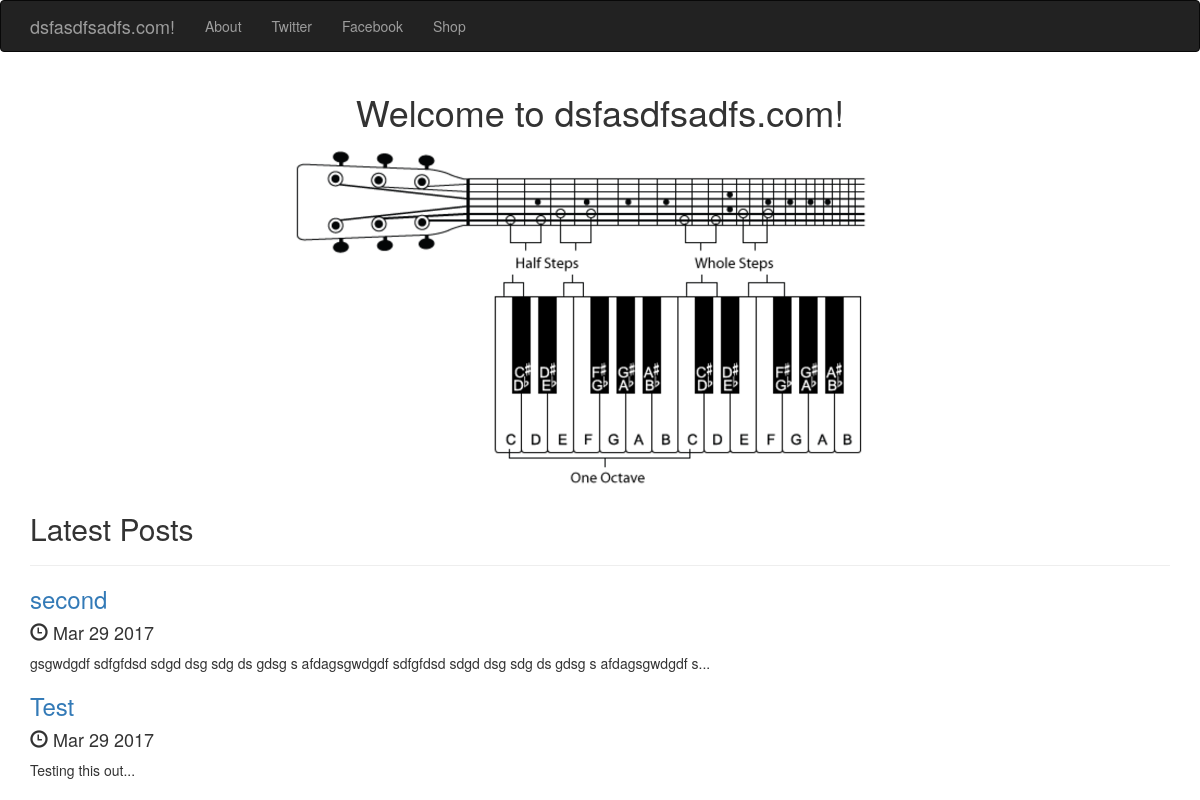
The app's page /, older data.
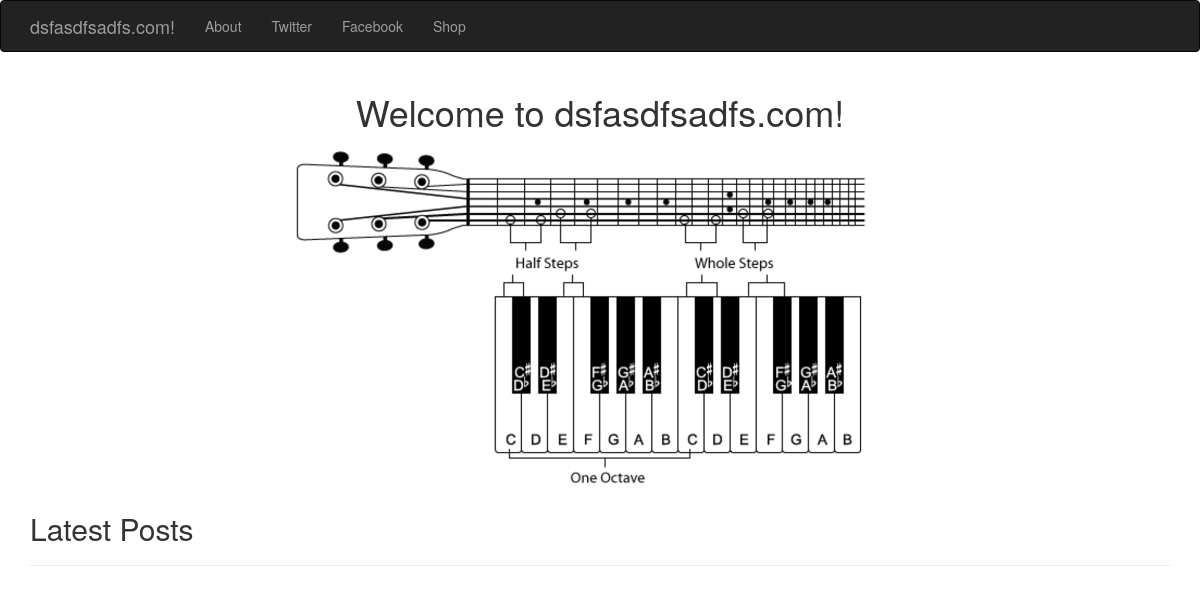
The same page, newer data.
### posts/models.py (models this page shows, shortened)
class Post(models.Model):
    title = models.CharField(max_length=250)
    pub_date = models.DateTimeField()
    image = models.ImageField(upload_to='media/images', default=None)
    audio = models.FileField(upload_to='media/audio', default=None)
    body = models.TextField()
    def pub_date_pretty(self):
        return self.pub_date.strftime('%b %e %Y')
    def summary(self):
        return self.body[:100] + '...'

### posts/views.py (the view)
# urls.py: 2. Add a URL to urlpatterns:  url(r'^$', views.home, name='home')
def home(request):
    posts = Post.objects.order_by('-pub_date')
    return render(request, 'posts/home.html', {'posts': posts})

### posts/templates/posts/home.html (shortened to what this page needs)
<!DOCTYPE html>
<html lang="en">
  <head>
    <link rel="stylesheet" href="https://maxcdn.bootstrapcdn.com/bootstrap/3.3.7/css/bootstrap.min.css">
  </head>
  <body>
      <nav class="navbar navbar-inverse">
          <div class="container">
              <div class="navbar-header">
                  <a class="navbar-brand" href="#"> dsfasdfsadfs.com! </a>
              </div>
              <div class="collapse navbar-collapse" id="mynav">
                  <ul class="nav navbar-nav">
                      <li><a>About</a></li>
                      <li><a>Twitter</a></li>
                      <li><a>Facebook</a></li>
                      <li><a>Shop</a></li>
                  </ul>
              </div>
          </div>
      </nav>
      <div class="container">
          <h1 class="text-center">Welcome to dsfasdfsadfs.com!</h1>
          {% load static %}
          <image src="{% static 'posts/Screen_Shot_2017-03-27_at_1.26.38_AM.png' %}" class="img-responsive center-block" style="max-height:350px"/>
          <h2>Latest Posts</h2>
          <hr/>
          {% for post in posts.all %}
          <a href="{% url 'post_details' post.id %}"><h3>{{ post.title }}</h3></a>
          <h4><span class="glyphicon glyphicon-time" aria-hidden="true"></span> {{ post.pub_date_pretty }}</h4>
          <p>{{ post.summary }}</p>
          {% endfor %}
      </div>
  </body>
</html>

Row changes from the older to the newer data that the page shows:
removed Post: title "second", pub_date_pretty "Mar 29 2017", summary "gsgwdgdf sdfgfdsd sdgd dsg sdg ds gdsg s afdagsgwdgdf sdfgfdsd sdgd dsg sdg ds gdsg s afdagsgwdgdf s..."
removed Post: title "Test", pub_date_pretty "Mar 29 2017", summary "Testing this out..."
